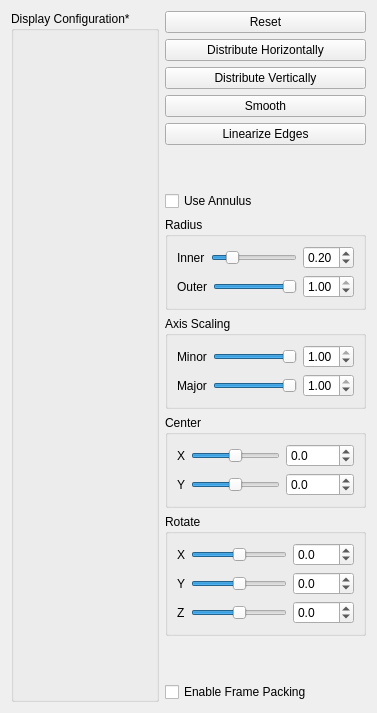
      <widget class="QWidget" name="tab_5">
       <attribute name="title">
        <string>Display</string>
       </attribute>
       <layout class="QHBoxLayout" name="horizontalLayout_44" stretch="10,0">
        <property name="spacing">
         <number>6</number>
        </property>
        <item>
         <widget class="QGroupBox" name="displayBox">
          <property name="title">
           <string>Display Configuration*</string>
          </property>
          <layout class="QHBoxLayout" name="horizontalLayout_45">
           <property name="leftMargin">
            <number>0</number>
           </property>
           <property name="topMargin">
            <number>0</number>
           </property>
           <property name="rightMargin">
            <number>0</number>
           </property>
           <property name="bottomMargin">
            <number>0</number>
           </property>
           <item>
            <widget class="QStackedWidget" name="displayWidget">
             <widget class="QWidget" name="page"/>
             <widget class="QWidget" name="page_2"/>
            </widget>
           </item>
          </layout>
         </widget>
        </item>
        <item>
         <layout class="QVBoxLayout" name="verticalLayout_16">
          <item>
           <layout class="QVBoxLayout" name="verticalLayout_13">
            <item>
             <widget class="QPushButton" name="resetButton">
              <property name="text">
               <string>Reset</string>
              </property>
             </widget>
            </item>
            <item>
             <widget class="QPushButton" name="distributeHoriz">
              <property name="text">
               <string>Distribute Horizontally</string>
              </property>
             </widget>
            </item>
            <item>
             <widget class="QPushButton" name="distributeVert">
              <property name="text">
               <string>Distribute Vertically</string>
              </property>
             </widget>
            </item>
            <item>
             <widget class="QPushButton" name="smoothButton">
              <property name="text">
               <string>Smooth</string>
              </property>
             </widget>
            </item>
            <item>
             <widget class="QPushButton" name="linearizeEdgesButton">
              <property name="text">
               <string>Linearize Edges</string>
              </property>
             </widget>
            </item>
            <item>
             <spacer name="verticalSpacer_3">
              <property name="orientation">
               <enum>Qt::Vertical</enum>
              </property>
              <property name="sizeHint" stdset="0">
               <size>
                <width>20</width>
                <height>40</height>
               </size>
              </property>
             </spacer>
            </item>
            <item>
             <layout class="QVBoxLayout" name="verticalLayout_54">
              <item>
               <widget class="QCheckBox" name="enableAnnulus">
                <property name="text">
                 <string>Use Annulus</string>
                </property>
               </widget>
              </item>
              <item>
               <widget class="QGroupBox" name="groupBox_21">
                <property name="title">
                 <string>Radius</string>
                </property>
                <layout class="QVBoxLayout" name="verticalLayout_52">
                 <item>
                  <layout class="QHBoxLayout" name="horizontalLayout_78">
                   <item>
                    <widget class="QLabel" name="label">
                     <property name="text">
                      <string>Inner</string>
                     </property>
                    </widget>
                   </item>
                   <item>
                    <widget class="QSlider" name="innerRadiusSlider">
                     <property name="maximum">
                      <number>100</number>
                     </property>
                     <property name="value">
                      <number>20</number>
                     </property>
                     <property name="orientation">
                      <enum>Qt::Horizontal</enum>
                     </property>
                    </widget>
                   </item>
                   <item>
                    <widget class="QDoubleSpinBox" name="innerRadiusSpinBox">
                     <property name="maximum">
                      <double>1.000000000000000</double>
                     </property>
                     <property name="singleStep">
                      <double>0.010000000000000</double>
                     </property>
                     <property name="value">
                      <double>0.200000000000000</double>
                     </property>
                    </widget>
                   </item>
                  </layout>
                 </item>
                 <item>
                  <layout class="QHBoxLayout" name="horizontalLayout_79">
                   <item>
                    <widget class="QLabel" name="label_38">
                     <property name="text">
                      <string>Outer</string>
                     </property>
                    </widget>
                   </item>
                   <item>
                    <widget class="QSlider" name="outerRadiusSlider">
                     <property name="maximum">
                      <number>100</number>
                     </property>
                     <property name="value">
                      <number>100</number>
                     </property>
                     <property name="orientation">
                      <enum>Qt::Horizontal</enum>
                     </property>
                    </widget>
                   </item>
                   <item>
                    <widget class="QDoubleSpinBox" name="outerRadiusSpinBox">
                     <property name="maximum">
                      <double>1.000000000000000</double>
                     </property>
                     <property name="singleStep">
                      <double>0.010000000000000</double>
                     </property>
                     <property name="value">
                      <double>1.000000000000000</double>
                     </property>
                    </widget>
                   </item>
                  </layout>
                 </item>
                </layout>
               </widget>
              </item>
             </layout>
            </item>
            <item>
             <widget class="QGroupBox" name="groupBox_23">
              <property name="title">
               <string>Axis Scaling</string>
              </property>
              <layout class="QVBoxLayout" name="verticalLayout_55">
               <item>
                <layout class="QHBoxLayout" name="horizontalLayout_82">
                 <item>
                  <widget class="QLabel" name="label_54">
                   <property name="text">
                    <string>Minor</string>
                   </property>
                  </widget>
                 </item>
                 <item>
                  <widget class="QSlider" name="minorAxisSlider">
                   <property name="maximum">
                    <number>100</number>
                   </property>
                   <property name="value">
                    <number>100</number>
                   </property>
                   <property name="orientation">
                    <enum>Qt::Horizontal</enum>
                   </property>
                  </widget>
                 </item>
                 <item>
                  <widget class="QDoubleSpinBox" name="minorAxisSpinBox">
                   <property name="maximum">
                    <double>1.000000000000000</double>
                   </property>
                   <property name="singleStep">
                    <double>0.010000000000000</double>
                   </property>
                   <property name="value">
                    <double>1.000000000000000</double>
                   </property>
                  </widget>
                 </item>
                </layout>
               </item>
               <item>
                <layout class="QHBoxLayout" name="horizontalLayout_83">
                 <item>
                  <widget class="QLabel" name="label_55">
                   <property name="text">
                    <string>Major</string>
                   </property>
                  </widget>
                 </item>
                 <item>
                  <widget class="QSlider" name="majorAxisSlider">
                   <property name="maximum">
                    <number>100</number>
                   </property>
                   <property name="value">
                    <number>100</number>
                   </property>
                   <property name="orientation">
                    <enum>Qt::Horizontal</enum>
                   </property>
                  </widget>
                 </item>
                 <item>
                  <widget class="QDoubleSpinBox" name="majorAxisSpinBox">
                   <property name="maximum">
                    <double>1.000000000000000</double>
                   </property>
                   <property name="singleStep">
                    <double>0.010000000000000</double>
                   </property>
                   <property name="value">
                    <double>1.000000000000000</double>
                   </property>
                  </widget>
                 </item>
                </layout>
               </item>
              </layout>
             </widget>
            </item>
            <item>
             <widget class="QGroupBox" name="groupBox_22">
              <property name="title">
               <string>Center</string>
              </property>
              <layout class="QVBoxLayout" name="verticalLayout_53">
               <item>
                <layout class="QHBoxLayout" name="horizontalLayout_80">
                 <item>
                  <widget class="QLabel" name="label_52">
                   <property name="text">
                    <string>X</string>
                   </property>
                  </widget>
                 </item>
                 <item>
                  <widget class="QSlider" name="centerXSlider">
                   <property name="minimum">
                    <number>0</number>
                   </property>
                   <property name="maximum">
                    <number>1000</number>
                   </property>
                   <property name="value">
                    <number>500</number>
                   </property>
                   <property name="orientation">
                    <enum>Qt::Horizontal</enum>
                   </property>
                  </widget>
                 </item>
                 <item>
                  <widget class="QDoubleSpinBox" name="centerXSpinBox">
                   <property name="decimals">
                    <number>1</number>
                   </property>
                   <property name="minimum">
                    <double>-1000.000000000000000</double>
                   </property>
                   <property name="maximum">
                    <double>1000.000000000000000</double>
                   </property>
                  </widget>
                 </item>
                </layout>
               </item>
               <item>
                <layout class="QHBoxLayout" name="horizontalLayout_81">
                 <item>
                  <widget class="QLabel" name="label_53">
                   <property name="text">
                    <string>Y</string>
                   </property>
                  </widget>
                 </item>
                 <item>
                  <widget class="QSlider" name="centerYSlider">
                   <property name="minimum">
                    <number>0</number>
                   </property>
                   <property name="maximum">
                    <number>1000</number>
                   </property>
                   <property name="value">
                    <number>500</number>
                   </property>
                   <property name="orientation">
                    <enum>Qt::Horizontal</enum>
                   </property>
                  </widget>
                 </item>
                 <item>
                  <widget class="QDoubleSpinBox" name="centerYSpinBox">
                   <property name="decimals">
                    <number>1</number>
                   </property>
                   <property name="minimum">
                    <double>-1000.000000000000000</double>
                   </property>
                   <property name="maximum">
                    <double>1000.000000000000000</double>
                   </property>
                  </widget>
                 </item>
                </layout>
               </item>
              </layout>
             </widget>
            </item>
            <item>
             <widget class="QGroupBox" name="groupBox_24">
              <property name="title">
               <string>Rotate</string>
              </property>
              <layout class="QVBoxLayout" name="verticalLayout_56">
               <item>
                <layout class="QHBoxLayout" name="horizontalLayout_84">
                 <item>
                  <widget class="QLabel" name="label_56">
                   <property name="text">
                    <string>X</string>
                   </property>
                  </widget>
                 </item>
                 <item>
                  <widget class="QSlider" name="rotateXSlider">
                   <property name="minimum">
                    <number>-1800</number>
                   </property>
                   <property name="maximum">
                    <number>1800</number>
                   </property>
                   <property name="value">
                    <number>0</number>
                   </property>
                   <property name="orientation">
                    <enum>Qt::Horizontal</enum>
                   </property>
                  </widget>
                 </item>
                 <item>
                  <widget class="QDoubleSpinBox" name="rotateXSpinBox">
                   <property name="decimals">
                    <number>1</number>
                   </property>
                   <property name="minimum">
                    <double>-180.000000000000000</double>
                   </property>
                   <property name="maximum">
                    <double>180.000000000000000</double>
                   </property>
                  </widget>
                 </item>
                </layout>
               </item>
               <item>
                <layout class="QHBoxLayout" name="horizontalLayout_85">
                 <item>
                  <widget class="QLabel" name="label_57">
                   <property name="text">
                    <string>Y</string>
                   </property>
                  </widget>
                 </item>
                 <item>
                  <widget class="QSlider" name="rotateYSlider">
                   <property name="minimum">
                    <number>-1800</number>
                   </property>
                   <property name="maximum">
                    <number>1800</number>
                   </property>
                   <property name="value">
                    <number>0</number>
                   </property>
                   <property name="orientation">
                    <enum>Qt::Horizontal</enum>
                   </property>
                  </widget>
                 </item>
                 <item>
                  <widget class="QDoubleSpinBox" name="rotateYSpinBox">
                   <property name="decimals">
                    <number>1</number>
                   </property>
                   <property name="minimum">
                    <double>-180.000000000000000</double>
                   </property>
                   <property name="maximum">
                    <double>180.000000000000000</double>
                   </property>
                  </widget>
                 </item>
                </layout>
               </item>
               <item>
                <layout class="QHBoxLayout" name="horizontalLayout_86">
                 <item>
                  <widget class="QLabel" name="label_58">
                   <property name="text">
                    <string>Z</string>
                   </property>
                  </widget>
                 </item>
                 <item>
                  <widget class="QSlider" name="rotateZSlider">
                   <property name="minimum">
                    <number>-1800</number>
                   </property>
                   <property name="maximum">
                    <number>1800</number>
                   </property>
                   <property name="value">
                    <number>0</number>
                   </property>
                   <property name="orientation">
                    <enum>Qt::Horizontal</enum>
                   </property>
                  </widget>
                 </item>
                 <item>
                  <widget class="QDoubleSpinBox" name="rotateZSpinBox">
                   <property name="decimals">
                    <number>1</number>
                   </property>
                   <property name="minimum">
                    <double>-180.000000000000000</double>
                   </property>
                   <property name="maximum">
                    <double>180.000000000000000</double>
                   </property>
                  </widget>
                 </item>
                </layout>
               </item>
              </layout>
             </widget>
            </item>
            <item>
             <spacer name="verticalSpacer_8">
              <property name="orientation">
               <enum>Qt::Vertical</enum>
              </property>
              <property name="sizeHint" stdset="0">
               <size>
                <width>20</width>
                <height>40</height>
               </size>
              </property>
             </spacer>
            </item>
           </layout>
          </item>
          <item>
           <widget class="QCheckBox" name="framePackingEnabled">
            <property name="toolTip">
             <string>If enabled, packs 3 frames into the R, G, and B color channels</string>
            </property>
            <property name="text">
             <string>Enable Frame Packing</string>
            </property>
           </widget>
          </item>
         </layout>
        </item>
       </layout>
      </widget>
